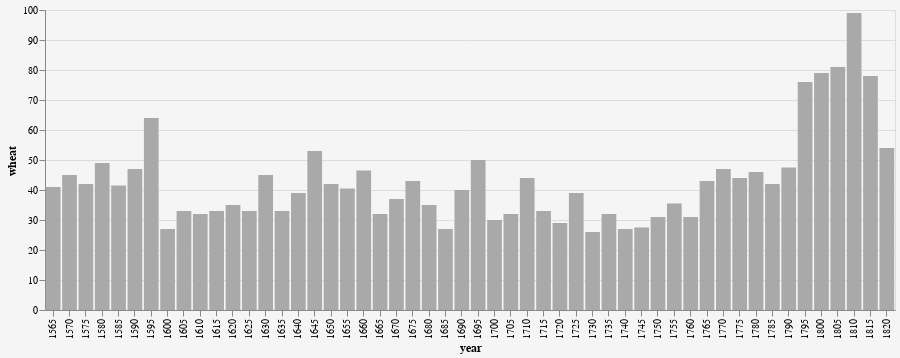

The code cell stored with this chart in its notebook:
### Code cell
example_chart = alt.Chart(source).mark_bar().encode(
    x='year:O',
    y="wheat:Q",
).properties(width=850)
example_chart

### Figure 1 — Vega-Lite specification as saved in the notebook (floating-point values rounded to 4 significant figures)
{"config": {"title": {"font": "Futura", "fontSize": 12, "anchor": "middle", "color": "#F5F5F5"}, "axisX": {"grid": false, "tickSize": 6, "labelFontSize": 10, "titleFontSize": 12}, "axisY": {"labelFontSize": 10, "tickSize": 6, "titleFontSize": 12}, "background": "#F5F5F5", "text": {"color": "#D3D3D3", "fontSize": 10, "fontWeight": 400, "baseline": "top", "filled": true, "lineBreak": "\n"}, "bar": {"fill": "DarkGrey"}, "line": {"strokeWidth": 3}, "range": {"category": "ylorrd", "diverging": "blueorange", "ramp": "ylorrd", "ordinal": "ylorrd", "heatmap": "viridis"}, "legend": {"titleFontSize": 12}}, "data": {"name": "data-76d1ce26ea5761007c35827e1564d86c"}, "mark": "bar", "encoding": {"x": {"type": "ordinal", "field": "year"}, "y": {"type": "quantitative", "field": "wheat"}}, "width": 850, "$schema": "https://vega.github.io/schema/vega-lite/v4.0.2.json", "datasets": {"data-76d1ce26ea5761007c35827e1564d86c": [{"year": 1565, "wheat": 41.0, "wages": 5.0}, {"year": 1570, "wheat": 45.0, "wages": 5.05}, {"year": 1575, "wheat": 42.0, "wages": 5.08}, {"year": 1580, "wheat": 49.0, "wages": 5.12}, {"year": 1585, "wheat": 41.5, "wages": 5.15}, {"year": 1590, "wheat": 47.0, "wages": 5.25}, {"year": 1595, "wheat": 64.0, "wages": 5.54}, {"year": 1600, "wheat": 27.0, "wages": 5.61}, {"year": 1605, "wheat": 33.0, "wages": 5.69}, {"year": 1610, "wheat": 32.0, "wages": 5.78}, {"year": 1615, "wheat": 33.0, "wages": 5.94}, {"year": 1620, "wheat": 35.0, "wages": 6.01}, {"year": 1625, "wheat": 33.0, "wages": 6.12}, {"year": 1630, "wheat": 45.0, "wages": 6.22}, {"year": 1635, "wheat": 33.0, "wages": 6.3}, {"year": 1640, "wheat": 39.0, "wages": 6.37}, {"year": 1645, "wheat": 53.0, "wages": 6.45}, {"year": 1650, "wheat": 42.0, "wages": 6.5}, {"year": 1655, "wheat": 40.5, "wages": 6.6}, {"year": 1660, "wheat": 46.5, "wages": 6.75}, {"year": 1665, "wheat": 32.0, "wages": 6.8}, {"year": 1670, "wheat": 37.0, "wages": 6.9}, {"year": 1675, "wheat": 43.0, "wages": 7.0}, {"year": 1680, "wheat": 35.0, "wages": 7.3}, {"year": 1685, "wheat": 27.0, "wages": 7.6}, {"year": 1690, "wheat": 40.0, "wages": 8.0}, {"year": 1695, "wheat": 50.0, "wages": 8.5}, {"year": 1700, "wheat": 30.0, "wages": 9.0}, {"year": 1705, "wheat": 32.0, "wages": 10.0}, {"year": 1710, "wheat": 44.0, "wages": 11.0}, {"year": 1715, "wheat": 33.0, "wages": 11.75}, {"year": 1720, "wheat": 29.0, "wages": 12.5}, {"year": 1725, "wheat": 39.0, "wages": 13.0}, {"year": 1730, "wheat": 26.0, "wages": 13.3}, {"year": 1735, "wheat": 32.0, "wages": 13.6}, {"year": 1740, "wheat": 27.0, "wages": 14.0}, {"year": 1745, "wheat": 27.5, "wages": 14.5}, {"year": 1750, "wheat": 31.0, "wages": 15.0}, {"year": 1755, "wheat": 35.5, "wages": 15.7}, {"year": 1760, "wheat": 31.0, "wages": 16.5}, {"year": 1765, "wheat": 43.0, "wages": 17.6}, {"year": 1770, "wheat": 47.0, "wages": 18.5}, {"year": 1775, "wheat": 44.0, "wages": 19.5}, {"year": 1780, "wheat": 46.0, "wages": 21.0}, {"year": 1785, "wheat": 42.0, "wages": 23.0}, {"year": 1790, "wheat": 47.5, "wages": 25.5}, {"year": 1795, "wheat": 76.0, "wages": 27.5}, {"year": 1800, "wheat": 79.0, "wages": 28.5}, {"year": 1805, "wheat": 81.0, "wages": 29.5}, {"year": 1810, "wheat": 99.0, "wages": 30.0}, {"year": 1815, "wheat": 78.0, "wages": null}, {"year": 1820, "wheat": 54.0, "wages": null}]}}
